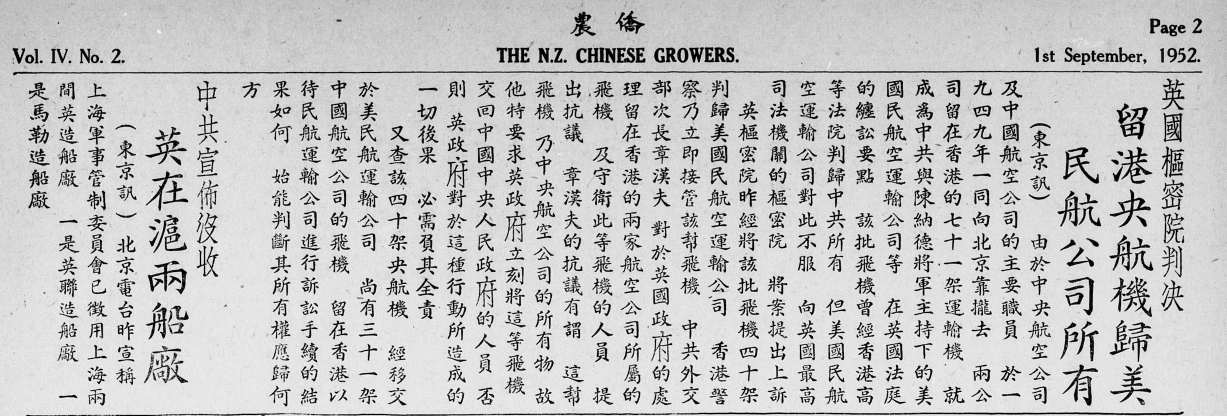
#> input picture kun_preprocess/test/gcloud_vision/sample.png, 2454 x 832 px (shown at 1/2 size)
$ python -i utils.py   (imports and definitions only)
#> lines starting #> are read from the running program, lines starting #| are printed output that depends on the picture; after the words box and inside, x2 and y2 are one past the last pixel; in counts of white or black regions, pixels touching at a corner belong together
#> further down, picture is the input picture: shape (832, 2454, 3); mean B, G, R 194.9, 194.9, 194.9
### kun_preprocess/transform.py
#!/usr/bin/env python3
# -*- coding:utf-8 -*-
###
# Created Date: Friday, September 27th 2019, 2:20:58 am
# Author: Charlene Leong leongchar@myvuw.ac.nz
# Last Modified: Sun Oct 13 2019
###

import numpy as np
from PIL import Image
import cv2

# https://www.pyimagesearch.com/2015/04/06/zero-parameter-automatic-canny-edge-detection-with-python-and-opencv/


def auto_canny(image, sigma=0.33):
	# compute the median of the single channel pixel intensities
#> called with sigma = 0.33
	x = np.median(image)
#> x = 216

	# apply automatic Canny edge detection using the computed median
	lower = int(max(0, (1.0 - sigma) * x))
#> lower = 144
	upper = int(min(255, (1.0 + sigma) * x))
#> upper = 255
	edged = cv2.Canny(image, lower, upper)
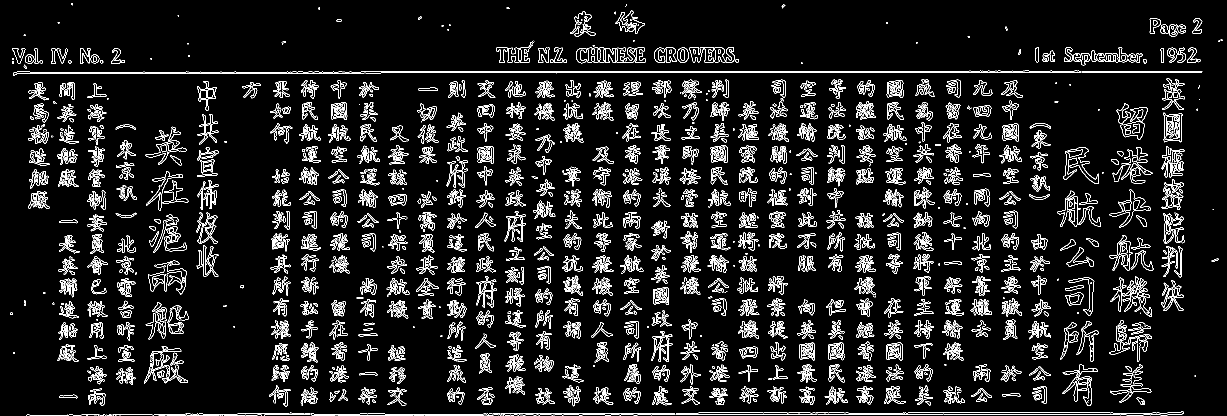
#> edged: shape (832, 2454) (shown at 1/2 size); 8% white in thin lines or dots

	# return the edged image
	return edged


def dilate(edges, N, iterations):
    '''Dilate using an NxN '+' sign shape. ary is np.uint8.'''
#> called with N = 3, iterations = 4
    kernel = np.zeros((N, N), dtype=np.uint8)
    kernel[int((N-1)/2), :] = 1
    dilated_image = cv2.dilate(edges, kernel, iterations=iterations)
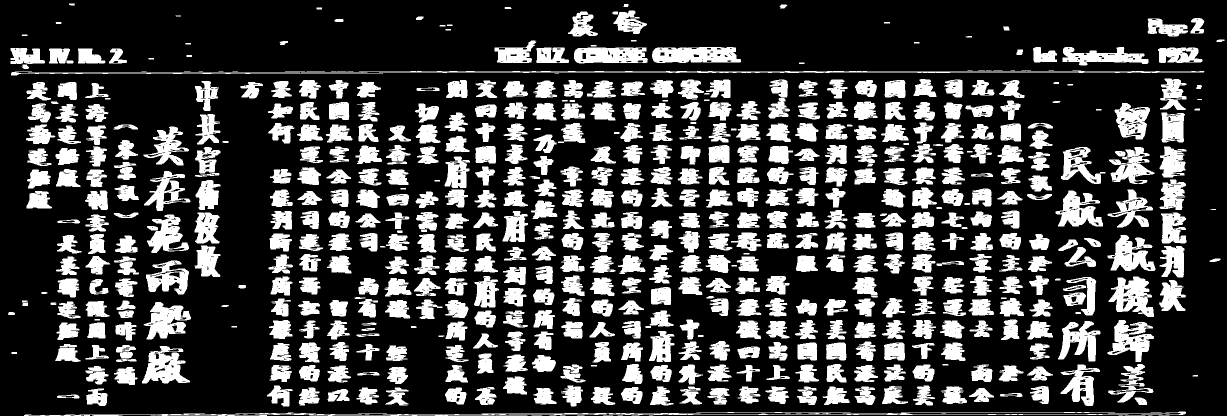
#> dilated_image: shape (832, 2454) (shown at 1/2 size); 26.6% white; 577 white regions (5 under 20 px), largest, box (x1, y1, x2, y2) and area: (48, 823, 2372, 832) 6067, (22, 141, 2409, 151) 5935, (1304, 94, 1482, 126) 4703
    # Image.fromarray(dilated_image*255).show()
    kernel = np.zeros((N, N), dtype=np.uint8)
    kernel[:, int((N-1)/2)] = 1
    dilated_image = cv2.dilate(dilated_image, kernel, iterations=iterations)
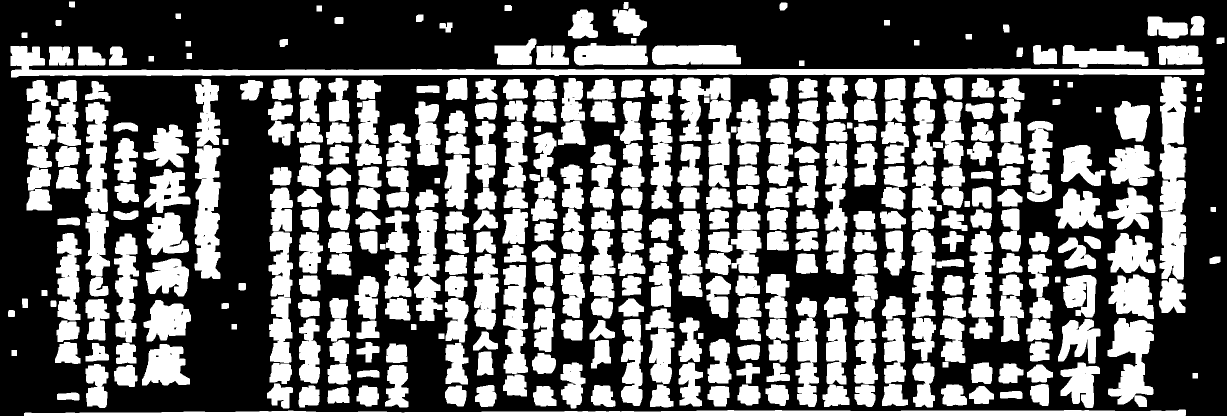
#> dilated_image: shape (832, 2454) (shown at 1/2 size); 41.1% white; 368 white regions
    return dilated_image


# [144 lines left out: functions center_img, translate_bbox, order_points, perspective_transform, resize, downscale and 2 more, not called in this run]

### kun_preprocess/utils.py
#!/usr/bin/env python3
# -*- coding:utf-8 -*-
###
# Created Date: Friday, September 27th 2019, 1:36:19 am
# Author: Charlene Leong leongchar@myvuw.ac.nz
# Last Modified: Mon Sep 30 2019
###

import cv2
import numpy as np
import random
from PIL import Image
from transform import auto_canny, dilate


# Adapted from https://docs.opencv.org/3.4/da/d0c/tutorial_bounding_rects_circles.htmls
# [25 lines left out: function plt_bbox_img, not called in this run]

def find_contours(img):
    edges = auto_canny(np.asarray(img).astype(np.uint8))
    edges = dilate(edges, N=3, iterations=4)
    # Image.fromarray(edges).show()
    return cv2.findContours(edges, cv2.RETR_EXTERNAL, cv2.CHAIN_APPROX_SIMPLE)

def find_bbox(img):
    contours, hierarchy = find_contours(img)
#> contours = 368 contours; largest, box (x1, y1, x2, y2) and area: (21, 92, 2409, 155) 27550, (48, 819, 2372, 832) 19722, (2319, 153, 2373, 559) 17239, (389, 158, 441, 558) 14705, (2215, 636, 2308, 814) 9395
    # Assume largest contour is img
    contours = sorted(contours, key=cv2.contourArea, reverse=True)
    c = contours[0]
#> c = contour of 282 points, box (x1, y1, x2, y2) (21, 92, 2409, 155), area 27550
    contours_poly = cv2.approxPolyDP(c, 3, True)     # Approx contour
#> contours_poly = contour of 22 points, box (x1, y1, x2, y2) (21, 92, 2409, 155), area 25129
    # [4 lines of commented-out code are left out]
    return cv2.boundingRect(contours_poly)    # x, y, w, h


# [73 lines left out: functions add_padding_img, add_padding_bbox, find_border, not called in this run]

def angle_from_right(deg):
    return min(deg % 90, 90 - (deg % 90))

# [20 lines left out: functions find_border_contour, save_img, not called in this run]

>>> import cv2
>>> picture = cv2.imread('test/gcloud_vision/sample.png')
>>> result = find_bbox(picture)
#> result = (21, 92, 2388, 63)
